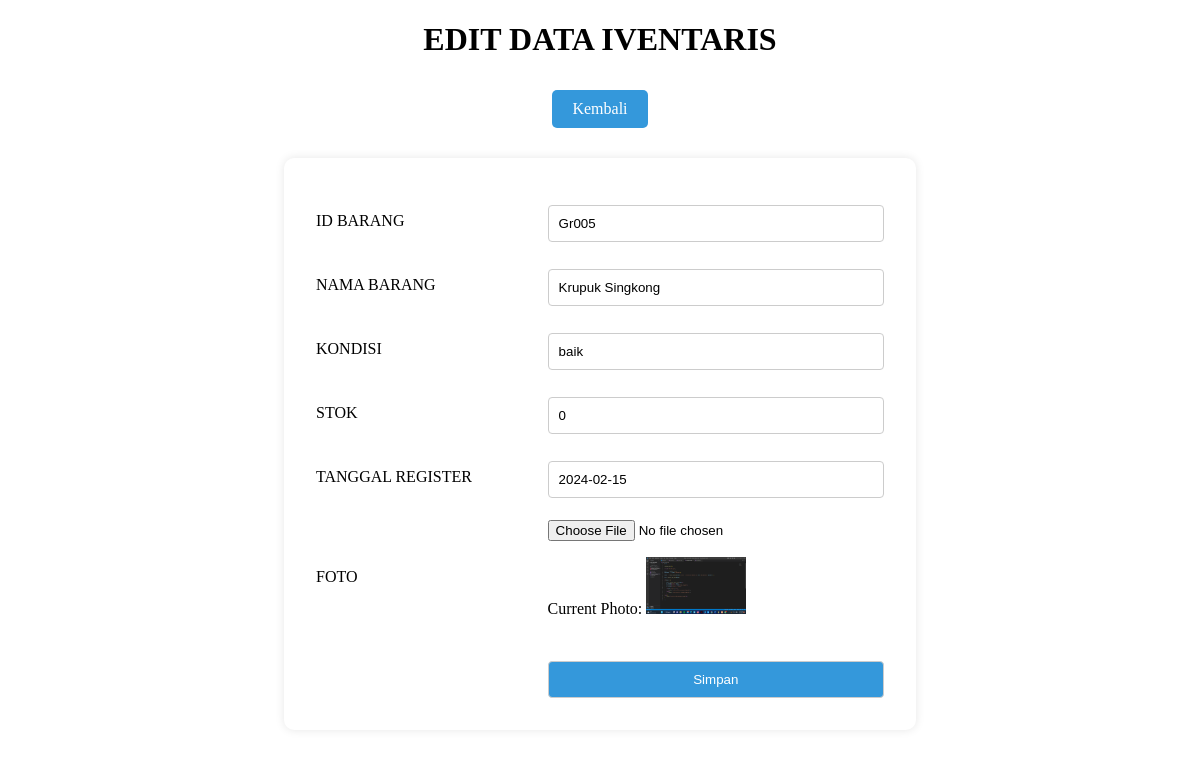
The page /admin/edit.php?id=9 on the database its author committed.
### tables this page shows
CREATE TABLE `tb_iventaris` (
  `id` int(11) NOT NULL,
  `id_iventaris` varchar(50) NOT NULL,
  `nama_barang` varchar(50) NOT NULL,
  `kondisi` varchar(50) NOT NULL,
  `stok` int(50) NOT NULL,
  `tanggal_register` date NOT NULL,
  `foto` blob NOT NULL
);

### admin/edit.php (the view, shortened to what this page needs)
<!DOCTYPE html>
<html>
<head>
    <link rel="stylesheet" type="text/css" href="../style.css">
</head>
<body>
    <div class="judul">
        <h1>EDIT DATA IVENTARIS</h1>
        <a class="tombol" href="admin.php">Kembali</a>
    </div>
    <?php
    include "../koneksi.php";
    $id = $_GET['id'];
    $query_mysql = mysqli_query($koneksi, "SELECT * FROM tb_iventaris WHERE id='$id'") or die(mysqli_error($koneksi));
    while($data = mysqli_fetch_array($query_mysql)){
    ?>
    <form action="proses_edit.php" method="post" enctype="multipart/form-data">
        <table>
            <tr>
                <td>ID BARANG</td>
                <td>
                    <input type="text" name="id_iventaris" value="<?php echo $data['id_iventaris'] ?>">
                </td>
            </tr>
            <tr>
                <td>NAMA BARANG</td>
                <td><input type="text" name="nama_barang" value="<?php echo $data['nama_barang'] ?>"></td>
            </tr>
            <tr>
                <td>KONDISI</td>
                <td><input type="text" name="kondisi" value="<?php echo $data['kondisi'] ?>"></td>
            </tr>
            <tr>
                <td>STOK</td>
                <td><input type="text" name="stok" value="<?php echo $data['stok'] ?>"></td>
            </tr>
            <tr>
                <td>TANGGAL REGISTER</td>
                <td><input type="text" name="tanggal_register" value="<?php echo $data['tanggal_register'] ?>"></td>
            </tr>
            <tr>
                <td>FOTO</td>
                <td>
                    <input type="file" name="foto">
                    <p>Current Photo: <img src="<?php echo $data['foto']; ?>" width="100"></p>
                </td>
            </tr>
            <tr>
                <td></td>
                <td><input type="submit" value="Simpan"></td>
            </tr>
        </table>
    </form>
    <?php } ?>
</body>
</html>

### style.css (style rules this page uses)
.judul { text-align: center; margin-top: 20px; }
.tombol { display: inline-block; padding: 10px 20px; margin: 10px; text-decoration: none; background-color: #3498db; color: #fff; border-radius: 5px; }
form { width: 50%; margin: 20px auto; background-color: #fff; padding: 20px; border-radius: 10px; box-shadow: 0 0 10px rgba(0, 0, 0, 0.1); }
table { width: 100%; margin-top: 10px; }
table tr { margin-bottom: 10px; }
table td { padding: 10px; }
input[type="text"], input[type="date"], input[type="submit"] { width: 100%; padding: 10px; margin-top: 5px; border: 1px solid #ccc; border-radius: 4px; box-sizing: border-box; }
input[type="submit"] { background-color: #3498db; color: #fff; cursor: pointer; }

### rows shown on the page
tb_iventaris: id_iventaris "Gr005", nama_barang "Krupuk Singkong", kondisi "baik", stok "0", tanggal_register "2024-02-15", foto (picture)
